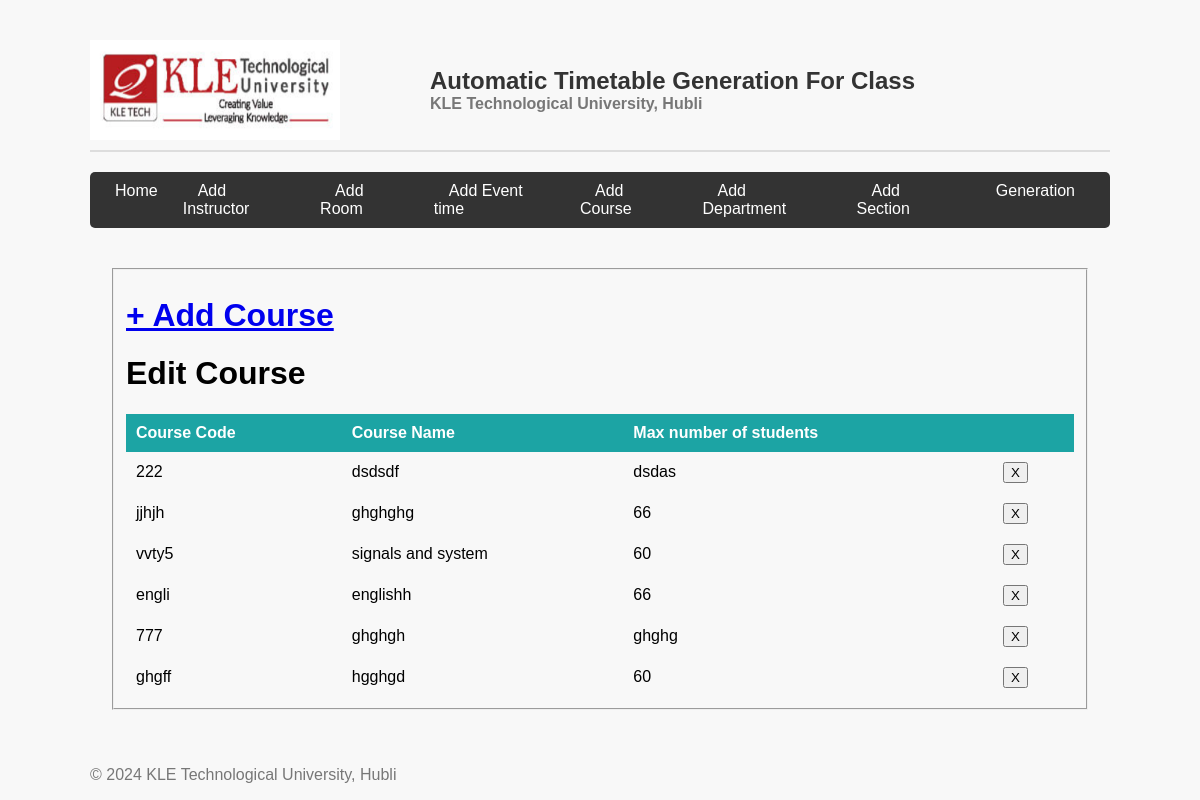
Page /course_list/ on the committed database.
### mm1/models.py (models this page shows, shortened)
class Course(models.Model):
    course_number = models.CharField(max_length=5, primary_key=True)
    course_name = models.CharField(max_length=40)
    max_numb_students = models.CharField(max_length=65)
    instructors = models.ManyToManyField(Instructor)

### mm1/views.py (the view)
# urls.py: path('course_list/', views.course_list_view, name='editcourse'),
def course_list_view(request):
    context = {
        'courses': Course.objects.all()
    }
    return render(request, 'crslist.html', context)

### templates/crslist.html (shortened to what this page needs)
{% extends 'base.html' %}
{% block content %}
{% load static %}
<fieldset class="fieldset">
    <a href="{% url 'addcourse'%}"><h1 class="tablink" onclick="openPage('new')" id="defaultOpen">+ Add Course</h1></a>
    <h1 class="tablink" onclick="openPage('edit')" id="link_to_edit">Edit Course</h1>
    <div class="tabcontent" id="edit">
        <table class="table1">
            <thead>
            <tr class="table-headers">
            <th>Course Code</th>
            <th>Course Name</th>
            <th>Max number of students</th>
            <th  class="empty"></th>
            </tr>
            </thead>
            <tbody>
            {% for crs in courses %}
            <tr>
             <td>{{crs.course_number}}</td>
             <td>{{crs.course_name}}</td>
             <td>{{crs.max_numb_students}}</td>
             <td class="empty">
                <form action="{% url 'deletecourse' crs.course_number %}" method="post">
                        <input type="submit" value="X" class="cross">
                </form>
             </td>
             </tr>
            {% endfor %}
            </tbody>
        </table>
    </div>
</fieldset>
{% endblock %}

### static/CSS/style.css (style rules this page uses)
body { background-color: rgb(248, 248, 248); font-family: 'Arial', sans-serif; margin: 0; padding: 0; }
.table1 { width: 100%; border-collapse: collapse; text-align: left; overflow: hidden; }
.table1 td, th { border-top: 0px solid #ECF0F1; padding: 10px; }
.table1 th { background-color: #1ca4a4; color: #fff; }

### rows in the picture
Course: course_number "222", course_name "dsdsdf", max_numb_students "dsdas"
Course: course_number "jjhjh", course_name "ghghghg", max_numb_students "66"
Course: course_number "vvty5", course_name "signals and system", max_numb_students "60"
Course: course_number "engli", course_name "englishh", max_numb_students "66"
Course: course_number "777", course_name "ghghgh", max_numb_students "ghghg"
Course: course_number "ghgff", course_name "hgghgd", max_numb_students "60"
